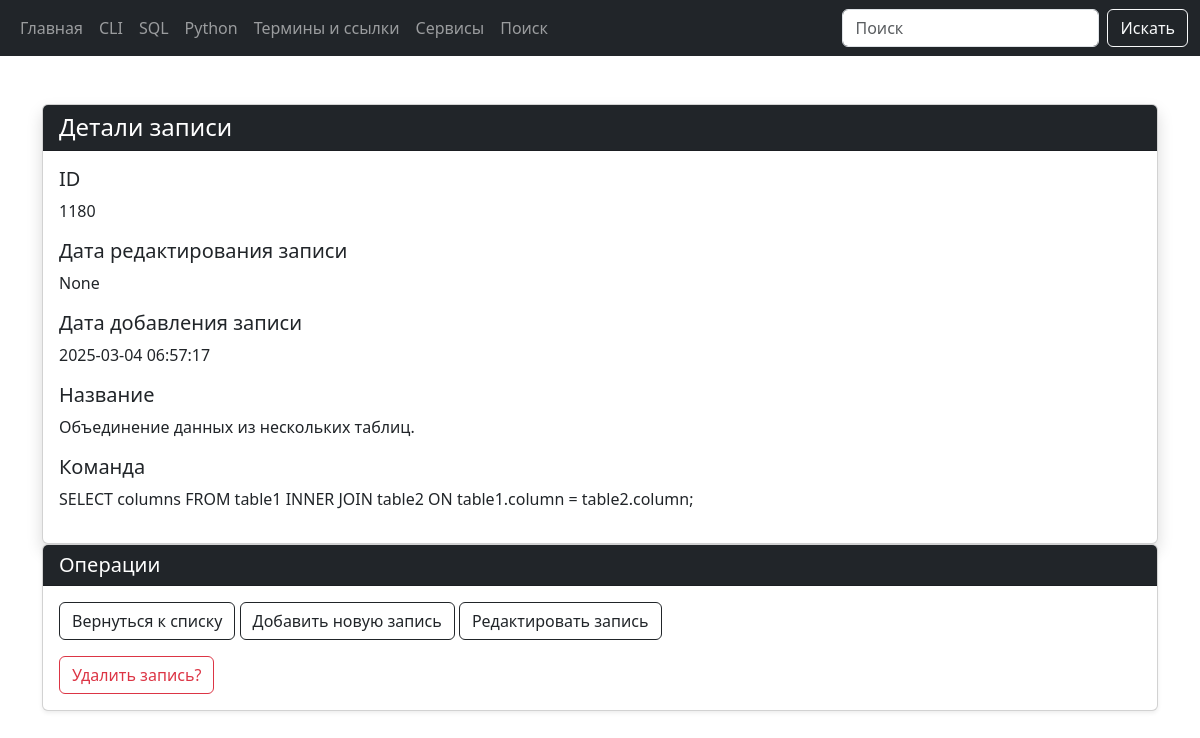
The app's page /sql/view/1180 with its own data.
### tables this page shows
CREATE TABLE "sql" (
  [sql_id] INTEGER PRIMARY KEY AUTOINCREMENT,
  [sql_name] TEXT NOT NULL,
  [sql_command] TEXT NOT NULL,
  [sql_date_add] TIMESTAMP DEFAULT CURRENT_TIMESTAMP,
  [sql_date_edit] TEXT
);

### modules/sql/get_post_sql_command.py (the view)
@bp.route("/sql/view/<int:sql_id>")
def get_post_sql_command(sql_id):
    conn = connect.get_db_connection()
    sql_view = conn.execute("SELECT * FROM sql WHERE sql_id = ?",
                            (sql_id,)).fetchone()
    conn.close()
    return render_template("sql/sql_view_command.html",
                           sql_view=sql_view)

### modules/connect.py (called while the page is built)
def get_db_connection():
    db_path = os.path.join(BASE_DIR, '../database.db')
    conn = sqlite3.connect(db_path, timeout=30)
    conn.row_factory = sqlite3.Row
    return conn

### templates/sql/sql_view_command.html (shortened to what this page needs)
{% extends 'base.html' %}
{% block content %}
<div class="container mt-5">
    <div class="card shadow">
        <div class="card-header bg-dark text-white">
            <h4 class="card-title mb-0">Детали записи</h4>
        </div>
        <div class="card-body">
            {% set fields = [
            {'title': 'ID', 'value': sql_view['sql_id'], 'class': 'col-md-6'},
            {'title': 'Дата редактирования записи', 'value': sql_view['sql_date_edit'], 'class': 'col-md-6'},
            {'title': 'Дата добавления записи', 'value': sql_view['sql_date_add'], 'class': 'col-md-6'},
            {'title': 'Название', 'value': sql_view['sql_name'], 'class': 'col-md-6'},
            {'title': 'Команда', 'value': sql_view['sql_command'], 'class': 'col-md-12'}
            ] %}
            {% for field in fields %}
            <div class="row mb-3">
                <div class="{{ field.class }}">
                    <h5 class="card-title">{{ field.title }}</h5>
                    <p class="card-text">{{ field.value }}</p>
                </div>
            </div>
            {% endfor %}
        </div>
    </div>
    <div class="card mb-4 shadow-sm">
        <div class="card-header bg-dark text-white">
            <div class="h5 mb-0">Операции</div>
        </div>
        <div class="card-body">
            <a href="{{ url_for('sql_list_commands.sql_list_commands') }}" class="btn btn-outline-dark"> Вернуться к списку</a>
            <a href="{{ url_for('add_sql_command.add_sql_command') }}" class="btn btn-outline-dark"> Добавить новую запись</a>
            <a href="{{ url_for('edit_sql_command.edit_sql_command', sql_id=sql_view['sql_id']) }}"
                class="btn btn-outline-dark"> Редактировать запись</a>
            <form action="{{ url_for('delete_sql_command.delete_sql_command', sql_id=sql_view['sql_id'])}}"
                method="POST" class="mt-3">
                <button type="submit" class="btn btn-outline-danger"
                    onclick="return confirm('Вы уверены что хотите удалить запись?')">
                     Удалить запись?
                </button>
            </form>
        </div>
    </div>
</div>
{% endblock %}

### records on screen
sql: title "ID", value "1180", title "Дата добавления записи", value "2025-03-04 06:57:17", title "Название", value "Объединение данных из нескольких таблиц.", title "Команда", value "SELECT columns FROM table1 INNER JOIN table2 ON table1.column = table2.column;"

### other values on screen
{{ field.title }} "Дата редактирования записи"
{{ field.value }} "None"
